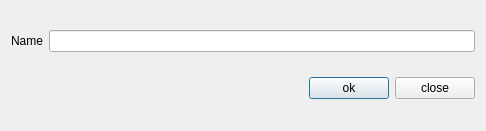
<?xml version="1.0" encoding="UTF-8"?>
<ui version="4.0">
 <class>dialog</class>
 <widget class="QDialog" name="dialog">
  <property name="geometry">
   <rect>
    <x>0</x>
    <y>0</y>
    <width>486</width>
    <height>131</height>
   </rect>
  </property>
  <property name="windowTitle">
   <string>dialog</string>
  </property>
  <layout class="QVBoxLayout" name="verticalLayout">
   <item>
    <layout class="QHBoxLayout" name="horizontalLayout">
     <item>
      <widget class="QLabel" name="label">
       <property name="text">
        <string>Name</string>
       </property>
       <property name="buddy">
        <cstring>lineEdit</cstring>
       </property>
      </widget>
     </item>
     <item>
      <widget class="QLineEdit" name="lineEdit"/>
     </item>
    </layout>
   </item>
   <item>
    <layout class="QHBoxLayout" name="horizontalLayout_2">
     <item>
      <spacer name="horizontalSpacer">
       <property name="orientation">
        <enum>Qt::Horizontal</enum>
       </property>
       <property name="sizeHint" stdset="0">
        <size>
         <width>40</width>
         <height>20</height>
        </size>
       </property>
      </spacer>
     </item>
     <item>
      <widget class="QPushButton" name="pushButton">
       <property name="text">
        <string>ok</string>
       </property>
      </widget>
     </item>
     <item>
      <widget class="QPushButton" name="pushButton_2">
       <property name="text">
        <string>close</string>
       </property>
      </widget>
     </item>
    </layout>
   </item>
  </layout>
 </widget>
 <layoutdefault spacing="6" margin="11"/>
 <resources/>
 <connections>
  <connection>
   <sender>pushButton_2</sender>
   <signal>clicked()</signal>
   <receiver>dialog</receiver>
   <slot>close()</slot>
   <hints>
    <hint type="sourcelabel">
     <x>329</x>
     <y>64</y>
    </hint>
    <hint type="destinationlabel">
     <x>312</x>
     <y>43</y>
    </hint>
   </hints>
  </connection>
  <connection>
   <sender>pushButton</sender>
   <signal>clicked()</signal>
   <receiver>dialog</receiver>
   <slot>accept()</slot>
   <hints>
    <hint type="sourcelabel">
     <x>103</x>
     <y>65</y>
    </hint>
    <hint type="destinationlabel">
     <x>94</x>
     <y>50</y>
    </hint>
   </hints>
  </connection>
 </connections>
</ui>
